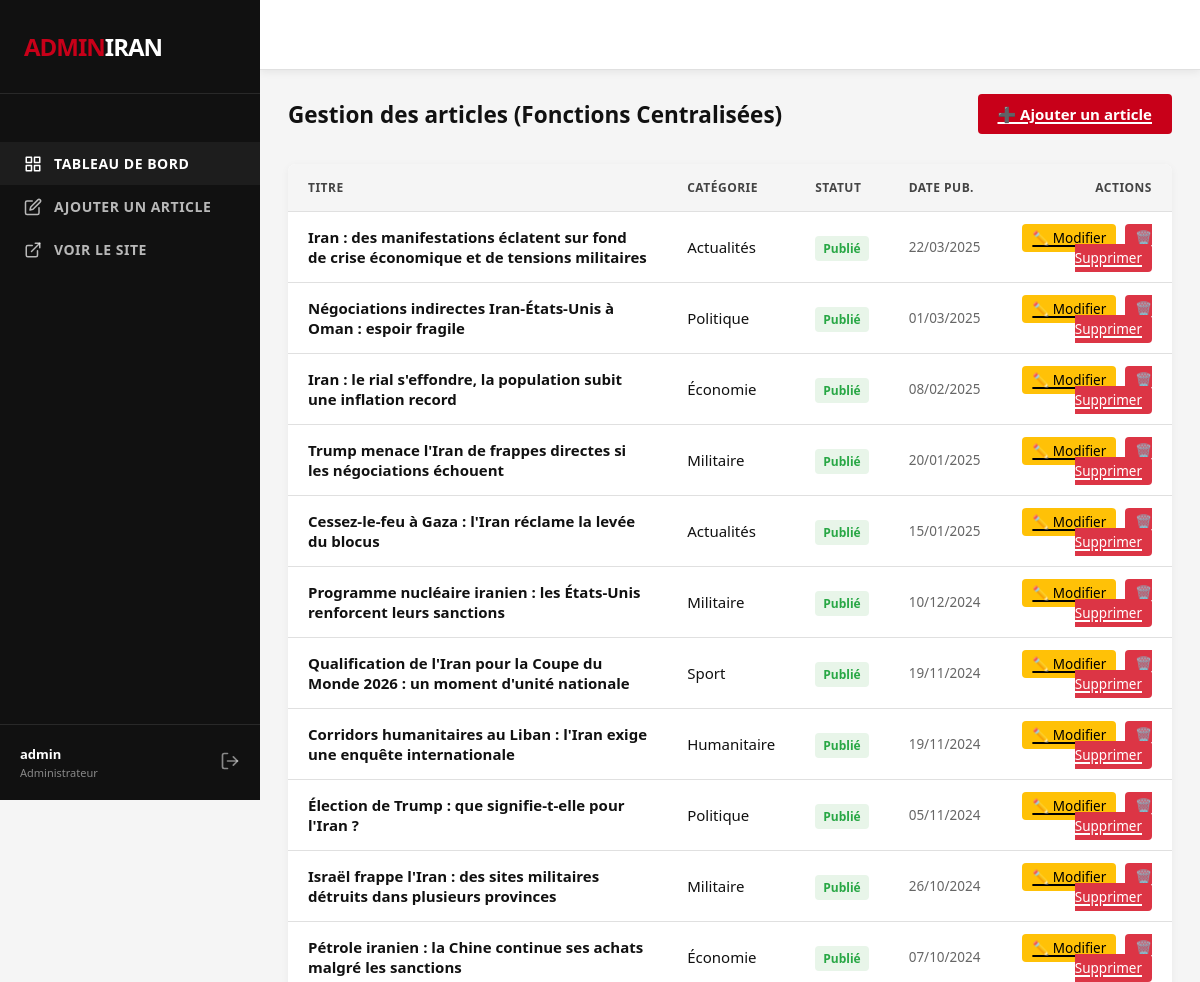
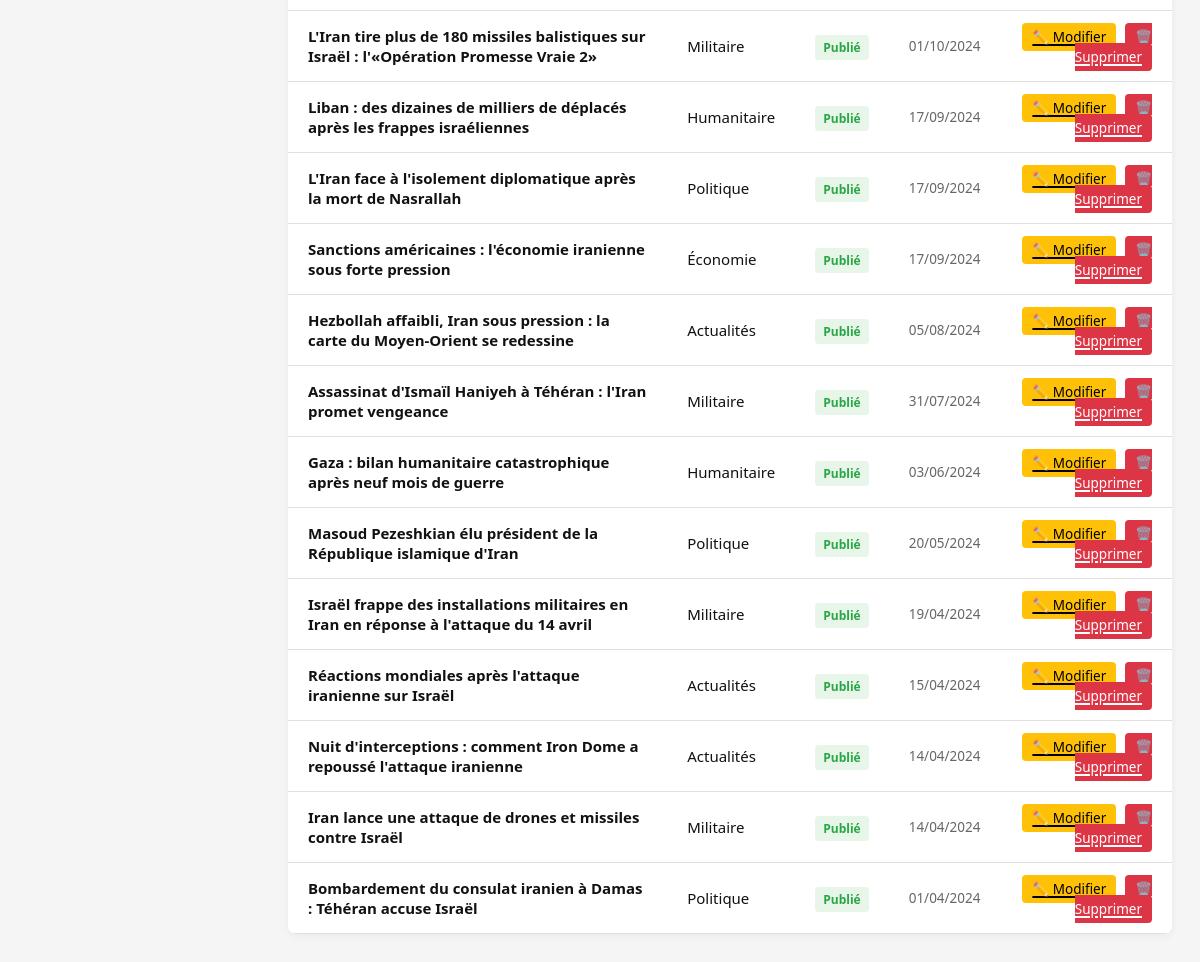
The app's page /www/admin/index.php?page=dashboard (signed in), older data (2 pictures, top to bottom).
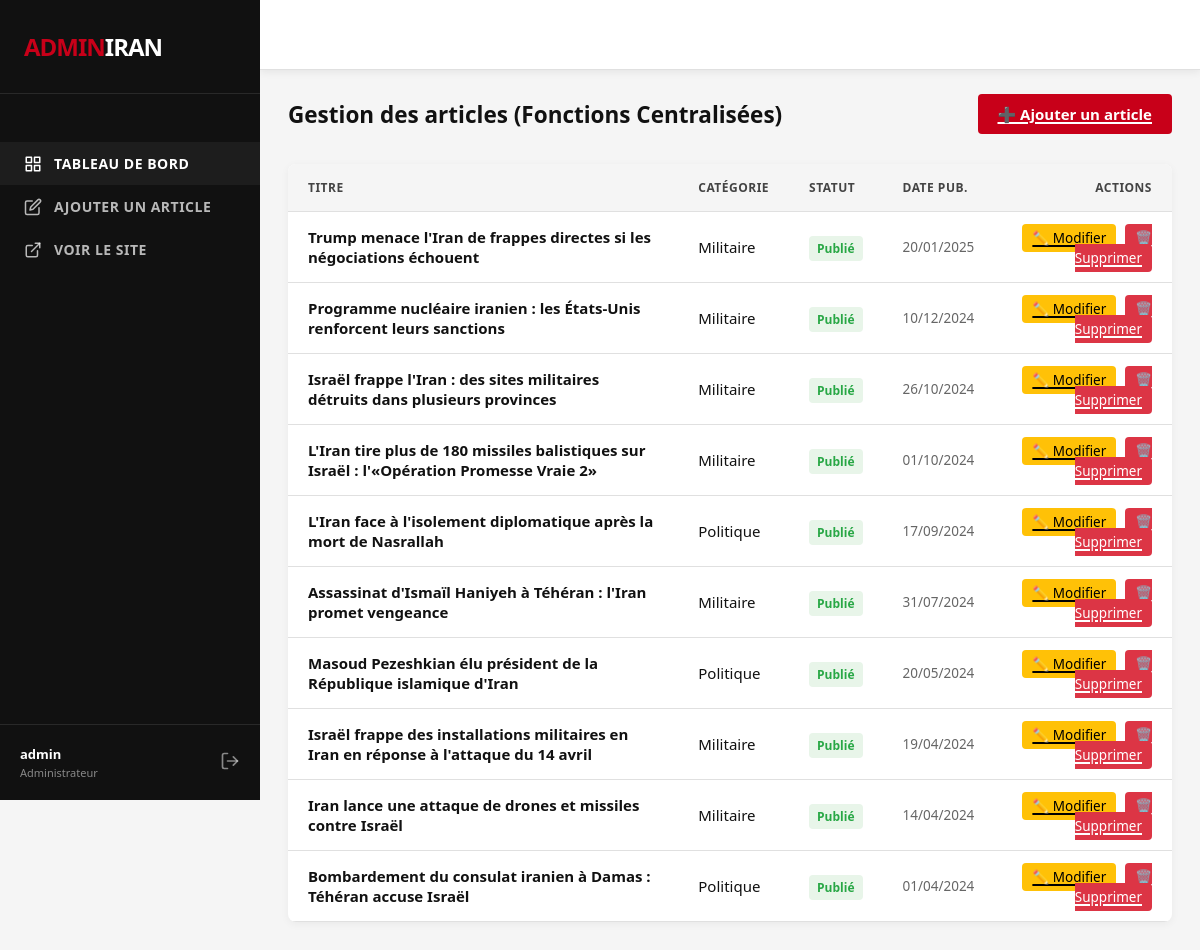
The same page, newer data.
### tables this page shows
CREATE TABLE fait_article (
    id_article INT PRIMARY KEY AUTO_INCREMENT,
    id_temps INT NOT NULL,
    id_categorie INT NOT NULL,
    id_auteur INT NOT NULL,
    titre VARCHAR(200) NOT NULL,
    contenu TEXT NOT NULL,
    slug VARCHAR(200) NOT NULL UNIQUE,
    nb_vues INT DEFAULT 0,
    is_active BOOLEAN DEFAULT FALSE,
    date_publication DATETIME,
    
    FOREIGN KEY (id_temps) REFERENCES dim_temps(id_temps) ON DELETE RESTRICT,
    FOREIGN KEY (id_categorie) REFERENCES dim_categorie(id_categorie) ON DELETE RESTRICT,
    FOREIGN KEY (id_auteur) REFERENCES dim_auteur(id_auteur) ON DELETE RESTRICT
);

CREATE TABLE dim_categorie (
    id_categorie INT PRIMARY KEY AUTO_INCREMENT,
    nom VARCHAR(50) NOT NULL,
    slug VARCHAR(50) NOT NULL UNIQUE
);

### www/admin/index.php (called while the page is built, shortened)
<?php
require_once __DIR__ . '/pages/modules.php';
?>

### www/admin/inc/fonction.php (called while the page is built, shortened)
<?php
function getAllArticles($pdo) {
    $stmt = $pdo->query("SELECT a.*, c.nom as cat_nom FROM fait_article a JOIN dim_categorie c ON a.id_categorie = c.id_categorie ORDER BY a.date_publication DESC");
    return $stmt->fetchAll();
}
?>

### www/admin/pages/pages/dashboard.php (the view, shortened to what this page needs)
<section>
    <div style="display: flex; justify-content: space-between; align-items: center; margin-bottom: 30px;">
        <h2 style="margin: 0;">Gestion des articles (Fonctions Centralisées)</h2>
        <a href="index.php?page=add_article" class="btn-admin" style="margin: 0;">➕ Ajouter un article</a>
    </div>
    <table>
        <thead>
            <tr>
                <th>Titre</th>
                <th>Catégorie</th>
                <th>Statut</th>
                <th>Date Pub.</th>
                <th style="text-align: right;">Actions</th>
            </tr>
        </thead>
        <tbody>
            <?php
            $articles = getAllArticles($pdo);
            foreach ($articles as $row) {
                $statut_class = $row['is_active'] ? 'publié' : 'brouillon';
                $statut_label = $row['is_active'] ? 'Publié' : 'Brouillon';
                $date_pub = $row['date_publication'] ? date('d/m/Y', strtotime($row['date_publication'])) : 'Non définie';
                echo "<tr>
                    <td style='font-weight: 600;'>".htmlspecialchars($row['titre'])."</td>
                    <td>".htmlspecialchars($row['cat_nom'])."</td>
                    <td><span class='statut-{$statut_class}'>{$statut_label}</span></td>
                    <td style='color: #666; font-size: 0.9em;'>".$date_pub."</td>
                    <td style='text-align: right;'>
                        <a href='index.php?page=edit_article&id={$row['id_article']}' class='btn-edit'>✏️ Modifier</a>
                        <a href='index.php?page=dashboard&delete_id={$row['id_article']}' class='btn-del' onclick=\"return confirm('Êtes-vous sûr ?')\">🗑️ Supprimer</a>
                    </td>
                </tr>";
            }
            ?>
        </tbody>
    </table>
</section>

### www/admin/pages/modules.php (shortened to what this page needs)
<?php
require_once __DIR__ . '/../../config/db.php';
require_once __DIR__ . '/../../front/inc/fonction.php';
require_once __DIR__ . '/../inc/fonction.php';
$page = isset($_GET['page']) ? preg_replace('/[^a-z0-9_\-]/i', '', $_GET['page']) : 'dashboard';
$layout = 'default';
$layoutFile = __DIR__ . '/layouts/' . $layout . '.php';
if (file_exists($layoutFile)) {
    require_once $layoutFile;
} else {
    http_response_code(500);
    echo "<p>Layout admin introuvable.</p>";
}
?>

### www/admin/pages/components/header.php (shortened to what this page needs)
<!DOCTYPE html>
<html lang="fr">
<head>
  <link rel="stylesheet" href="/front/assets/css/style.css">
  <link rel="stylesheet" href="/admin/assets/css/admin.css">
</head>
<body>
<aside class="sidebar">
  <a href="/admin/index.php" class="logo">ADMIN<span>IRAN</span></a>
  <nav class="sidebar-nav">
    <ul>
      <li>
        <a href="/admin/index.php?page=dashboard" class="<?= (!isset($_GET['page']) || $_GET['page'] == 'dashboard') ? 'active' : '' ?>">
          Tableau de bord
        </a>
      </li>
      <li>
        <a href="/admin/index.php?page=add_article" class="<?= (isset($_GET['page']) && $_GET['page'] == 'add_article') ? 'active' : '' ?>">
          <svg xmlns="http://www.w3.org/2000/svg" viewBox="0 0 24 24" fill="none" stroke="currentColor" stroke-width="2" stroke-linecap="round" stroke-linejoin="round"><path d="M11 4H4a2 2 0 0 0-2 2v14a2 2 0 0 0 2 2h14a2 2 0 0 0 2-2v-7"></path><path d="M18.5 2.5a2.121 2.121 0 0 1 3 3L12 15l-4 1 1-4 9.5-9.5z"></path></svg>
          Ajouter un article
        </a>
      </li>
      <li>
        <a href="/front/" target="_blank">
          Voir le site
        </a>
      </li>
    </ul>
  </nav>
  <div class="sidebar-footer">
    <div class="user-info">
      <span class="name"><?= htmlspecialchars($_SESSION['admin_user']) ?></span>
      <span class="role">Administrateur</span>
    </div>
    <a href="/admin/logout.php" title="Déconnexion" class="sidebar-logout">
    </a>
  </div>
</aside>
<div class="main-wrapper">
  <header class="top-bar">
  </header>

### www/admin/pages/layouts/default.php
<?php
require_once __DIR__ . '/../components/header.php';
echo "<main class='admin-container'>";
$contentFile = __DIR__ . '/../pages/' . $page . '.php';
if (file_exists($contentFile)) {
    require_once $contentFile;
} else {
    echo "<div style='padding:40px;text-align:center;'><h2>Page Admin '$page' introuvable</h2></div>";
}
echo "</main>";
echo "</div>";
?>
</body>
</html>

### www/front/assets/css/style.css (style rules this page uses)
*, *::before, *::after { box-sizing: border-box; margin: 0; padding: 0; }
:root { --red: #c80019; --dark: #111111; --mid: #444; --light: #f5f5f5; --border: #e0e0e0; --white: #ffffff; --tag-bg: #fff0f2; --tag-color: #c80019; --font-sans: "Segoe UI", Roboto, "Helvetica Neue", Arial, sans-serif; --font-serif: Georgia, "Times New Roman", serif; }
body { font-family: var(--font-sans); background: var(--white); color: var(--dark); font-size: 15px; }
a { color: inherit; text-decoration: none; }
a { color: inherit; }
a[href]:not(.logo):not(.logout-link):not(.hero-article):not(.article-item):not(.pagination-btn):not(nav ul li a):not(.social-btn):not(.btn-abonne):not([style*="display:flex"]):not([style*="display: flex"]):not([style*="display:inline-flex"]):not([style*="display: inline-flex"]) { text-decoration: underline; text-decoration-thickness: 1.5px; text-underline-offset: 2px; }
header { border-bottom: 3px solid var(--red); background: #fff; position: sticky; top: 0; z-index: 3000; isolation: isolate; box-shadow: 0 2px 8px rgba(0,0,0,.07); }
.logo { font-size: 28px; font-weight: 800; color: var(--red); letter-spacing: -1px; white-space: nowrap; }
.logo span { color: var(--dark); }
nav { border-top: 1px solid var(--border); overflow-x: auto; position: relative; z-index: 3001; background: #fff; }
nav ul { display: flex; list-style: none; padding: 0 24px; gap: 0; }
nav ul li a { display: block; padding: 10px 16px; font-size: 13px; font-weight: 600; text-transform: uppercase; letter-spacing: .5px; color: var(--mid); white-space: nowrap; transition: color .2s; border-bottom: 3px solid transparent; }
.sidebar { display: flex; flex-direction: column; gap: 28px; position: relative; z-index: 1; }

Row changes from the older to the newer data that the page shows:
removed fait_article: titre "Iran : des manifestations éclatent sur fond de crise économique et de tensions militaires", id_categorie.nom "Actualités", is_active "Publié", date_publication "22/03/2025"
removed fait_article: titre "Négociations indirectes Iran-États-Unis à Oman : espoir fragile", id_categorie.nom "Politique", is_active "Publié", date_publication "01/03/2025"
removed fait_article: titre "Iran : le rial s'effondre, la population subit une inflation record", id_categorie.nom "Économie", is_active "Publié", date_publication "08/02/2025"
removed fait_article: titre "Cessez-le-feu à Gaza : l'Iran réclame la levée du blocus", id_categorie.nom "Actualités", is_active "Publié", date_publication "15/01/2025"
removed fait_article: titre "Qualification de l'Iran pour la Coupe du Monde 2026 : un moment d'unité nationale", id_categorie.nom "Sport", is_active "Publié", date_publication "19/11/2024"
removed fait_article: titre "Corridors humanitaires au Liban : l'Iran exige une enquête internationale", id_categorie.nom "Humanitaire", is_active "Publié", date_publication "19/11/2024"
removed fait_article: titre "Élection de Trump : que signifie-t-elle pour l'Iran ?", id_categorie.nom "Politique", is_active "Publié", date_publication "05/11/2024"
removed fait_article: titre "Pétrole iranien : la Chine continue ses achats malgré les sanctions", id_categorie.nom "Économie", is_active "Publié", date_publication "07/10/2024"
removed fait_article: titre "Liban : des dizaines de milliers de déplacés après les frappes israéliennes", id_categorie.nom "Humanitaire", is_active "Publié", date_publication "17/09/2024"
removed fait_article: titre "Sanctions américaines : l'économie iranienne sous forte pression", id_categorie.nom "Économie", is_active "Publié", date_publication "17/09/2024"
removed fait_article: titre "Hezbollah affaibli, Iran sous pression : la carte du Moyen-Orient se redessine", id_categorie.nom "Actualités", is_active "Publié", date_publication "05/08/2024"
removed fait_article: titre "Gaza : bilan humanitaire catastrophique après neuf mois de guerre", id_categorie.nom "Humanitaire", is_active "Publié", date_publication "03/06/2024"
removed fait_article: titre "Réactions mondiales après l'attaque iranienne sur Israël", id_categorie.nom "Actualités", is_active "Publié", date_publication "15/04/2024"
removed fait_article: titre "Nuit d'interceptions : comment Iron Dome a repoussé l'attaque iranienne", id_categorie.nom "Actualités", is_active "Publié", date_publication "14/04/2024"
